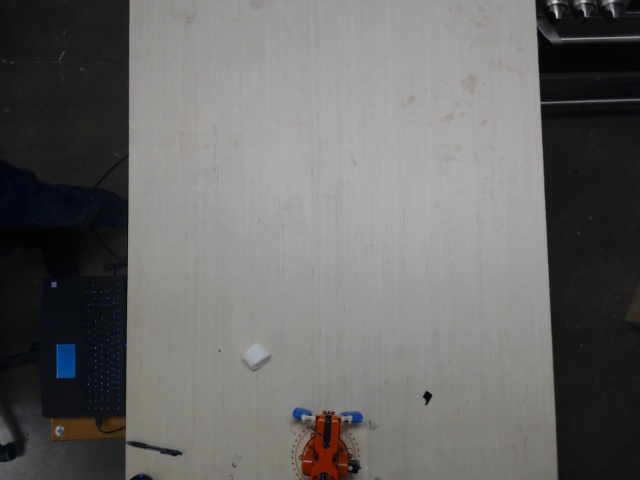
#> input picture imageCaptures/images/marshmallow_2019_07_11_08_33_07_370046.jpg, 640 x 480 px, given in place of the camera
$ python track.py
#> lines starting #> are read from the running program, lines starting #| are printed output that depends on the picture; after the words box and inside, x2 and y2 are one past the last pixel; in counts of white or black regions, pixels touching at a corner belong together
import numpy as np
import argparse
import time
import cv2


def putTextWrap(imgArray,text,location):


    ##location (width,height)

    font                   = cv2.FONT_HERSHEY_SIMPLEX
    bottomLeftCornerOfText = location
    fontScale              = 0.5
    fontColor              = (255,255,255)
    lineType               = 2


    cv2.putText(imgArray,str(text),
        bottomLeftCornerOfText,
        font,
        fontScale,
        fontColor,
        lineType)

    return imgArray


def area(points):
    return (points[1] - points[0]) * (points[3] - points[2])


def parallel_to_img(points):

    point1x = points[0][0]
    point1y = points[0][1]

    point2x = points[1][0]
    point2y = points[1][1]

    point3x = points[2][0]
    point3y = points[2][1]

    point4x = points[3][0]
    point4y = points[3][1]

    min_x = min(point1x, point2x, point3x, point4x)
    max_x = max(point1x, point2x, point3x, point4x)

    min_y = min(point1y, point2y, point3y, point4y)
    max_y = max(point1y, point2y, point3y, point4y)

    newrect = np.array([[max_x, max_y], [min_x, max_y], [min_x, min_y], [max_x, min_y]])

    return newrect


def return_ordered(points):

    point1x = points[0][0]
    point1y = points[0][1]

    point2x = points[1][0]
    point2y = points[1][1]

    point3x = points[2][0]
    point3y = points[2][1]

    point4x = points[3][0]
    point4y = points[3][1]

    min_x = min(point1x, point2x, point3x, point4x)
    max_x = max(point1x, point2x, point3x, point4x)

    min_y = min(point1y, point2y, point3y, point4y)
    max_y = max(point1y, point2y, point3y, point4y)

    newrect = [min_x, max_x, min_y, max_y]

    return newrect


# [81 lines left out: functions transf, getCenterOfGripper, not called in this run]


if __name__ == '__main__':
    camera = cv2.VideoCapture(1)

    blueLower = np.array([100, 150, 100], dtype = "uint8")
    blueUpper = np.array([120, 230, 220], dtype = "uint8")


    while True:

        (grabbed, frame) = camera.read()
#> frame is the input picture: shape (480, 640, 3); mean B, G, R 103.4, 104.3, 105.1
    	#frame = frame[0:300,0:1200]

        frame = cv2.flip(frame, 1) ## mirroring
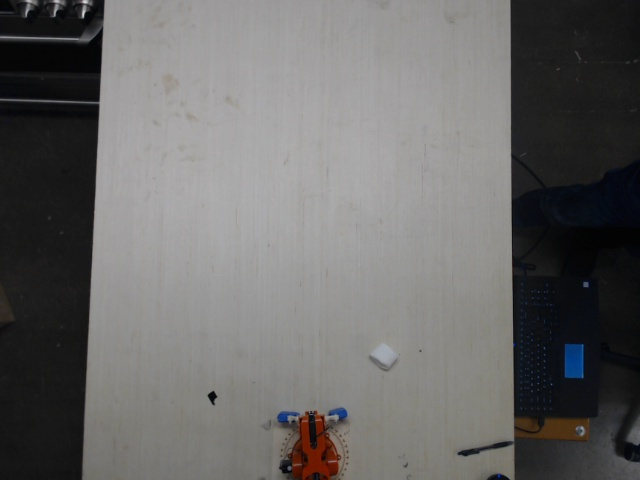
#> frame: shape (480, 640, 3); mean B, G, R 103.4, 104.3, 105.1

        frame = cv2.cvtColor(frame, cv2.COLOR_BGR2HSV)
#> frame: shape (480, 640, 3); mean H, S, V 46.9, 17.1, 106.3

        if not grabbed:
            break

        blue = cv2.inRange(frame, blueLower, blueUpper)
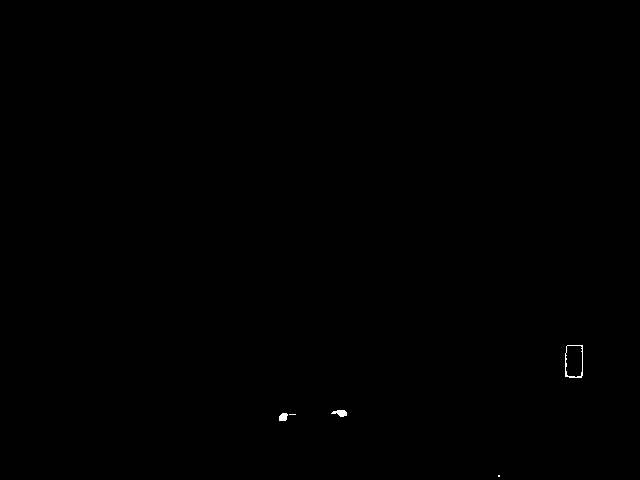
#> blue: shape (480, 640); 0.09% white; 5 white regions (2 under 20 px)
        blue = cv2.GaussianBlur(blue, (3, 3), 0)

        (cnts, _) = cv2.findContours(blue.copy(), cv2.
    									RETR_EXTERNAL,
    									cv2.CHAIN_APPROX_SIMPLE)
#> cnts = 4 contours, 1 with area under 20; largest, box (x1, y1, x2, y2) and area: (564, 344, 584, 379) 633, (330, 409, 348, 418) 102, (278, 412, 297, 422) 96

        if len(cnts) > 0:

            cnt = sorted(cnts, key = cv2.contourArea, reverse = True)
#> cnt has the same summary as cnts

            centers = []
            for c in cnt[:2]: ## max 2

                rect = np.int32(cv2.boxPoints(cv2.minAreaRect(c)))

                p_rect = parallel_to_img(rect)

    #            print(c)
                cv2.drawContours(frame, [p_rect], -1, (0, 255, 0), 2)
                orderedRect = return_ordered(p_rect)


                center = sum(orderedRect[:2])/2 ,sum(orderedRect[2:])/2
                centers.append(center)
#> this loop made 2 passes
#> frame: shape (480, 640, 3); mean H, S, V 46.7, 17.3, 106.1
#> after the loop, centers = [(573.5, 361), (338.5, 413)]


            if cv2.waitKey(1) and 0xFF == ord("q"):
#> (key q is pressed here)
                break


            centers = np.array(centers)
#> centers = [[573.5, 361], [338.5, 413]]
            allCenter = np.mean(centers, axis=0)
#> allCenter = [456, 387]
            allCenter = tuple(np.int16(allCenter))
#> allCenter = (456, 387)
            print(allCenter)
#| (456, 387)
            putTextWrap(frame,'Center',allCenter)
#> in putTextWrap, `font                   = cv2.FONT_HERSHEY_SIMPLEX`: font = 0
#> in putTextWrap, `bottomLeftCornerOfText = location`: bottomLeftCornerOfText = (456, 387)
#> in putTextWrap, `cv2.putText(imgArray,str(text), bottomLeftCornerOfText, font, fontScal..`: imgArray: shape (480, 640, 3); mean H, S, V 47, 17.5, 106.3
            cv2.imshow("Tracking", frame)
            cv2.imshow("Binary", blue)
            time.sleep(0.025)


    camera.release()
    cv2.destroyAllWindows()
